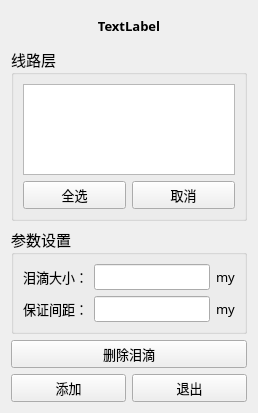
<?xml version="1.0" encoding="UTF-8"?>
<ui version="4.0">
 <class>Form</class>
 <widget class="QWidget" name="Form">
  <property name="geometry">
   <rect>
    <x>0</x>
    <y>0</y>
    <width>258</width>
    <height>413</height>
   </rect>
  </property>
  <property name="font">
   <font>
    <family>微软雅黑</family>
    <pointsize>10</pointsize>
   </font>
  </property>
  <property name="windowTitle">
   <string>添加泪滴</string>
  </property>
  <layout class="QVBoxLayout" name="verticalLayout_3" stretch="0,1,0,0,0">
   <item>
    <widget class="QLabel" name="label_title">
     <property name="minimumSize">
      <size>
       <width>0</width>
       <height>30</height>
      </size>
     </property>
     <property name="font">
      <font>
       <family>微软雅黑</family>
       <pointsize>10</pointsize>
       <weight>75</weight>
       <bold>true</bold>
      </font>
     </property>
     <property name="text">
      <string>TextLabel</string>
     </property>
     <property name="alignment">
      <set>Qt::AlignCenter</set>
     </property>
    </widget>
   </item>
   <item>
    <widget class="QGroupBox" name="groupBox">
     <property name="font">
      <font>
       <family>微软雅黑</family>
       <pointsize>11</pointsize>
      </font>
     </property>
     <property name="title">
      <string>线路层</string>
     </property>
     <layout class="QVBoxLayout" name="verticalLayout">
      <item>
       <widget class="QListWidget" name="listWidget">
        <property name="font">
         <font>
          <family>微软雅黑</family>
          <pointsize>10</pointsize>
         </font>
        </property>
       </widget>
      </item>
      <item>
       <layout class="QHBoxLayout" name="horizontalLayout_2">
        <item>
         <widget class="QPushButton" name="pushButton_selectAll">
          <property name="font">
           <font>
            <family>微软雅黑</family>
            <pointsize>10</pointsize>
           </font>
          </property>
          <property name="cursor">
           <cursorShape>PointingHandCursor</cursorShape>
          </property>
          <property name="text">
           <string>全选</string>
          </property>
         </widget>
        </item>
        <item>
         <widget class="QPushButton" name="pushButton_unselectAll">
          <property name="font">
           <font>
            <family>微软雅黑</family>
            <pointsize>10</pointsize>
           </font>
          </property>
          <property name="cursor">
           <cursorShape>PointingHandCursor</cursorShape>
          </property>
          <property name="text">
           <string>取消</string>
          </property>
         </widget>
        </item>
       </layout>
      </item>
     </layout>
    </widget>
   </item>
   <item>
    <widget class="QGroupBox" name="groupBox_2">
     <property name="font">
      <font>
       <family>微软雅黑</family>
       <pointsize>11</pointsize>
      </font>
     </property>
     <property name="title">
      <string>参数设置</string>
     </property>
     <layout class="QVBoxLayout" name="verticalLayout_2">
      <item>
       <layout class="QHBoxLayout" name="horizontalLayout_3">
        <item>
         <widget class="QLabel" name="label">
          <property name="font">
           <font>
            <family>微软雅黑</family>
            <pointsize>10</pointsize>
           </font>
          </property>
          <property name="text">
           <string>泪滴大小：</string>
          </property>
         </widget>
        </item>
        <item>
         <widget class="QLineEdit" name="lineEdit_size">
          <property name="font">
           <font>
            <family>微软雅黑</family>
            <pointsize>10</pointsize>
           </font>
          </property>
         </widget>
        </item>
        <item>
         <widget class="QLabel" name="label_2">
          <property name="font">
           <font>
            <family>微软雅黑</family>
            <pointsize>10</pointsize>
           </font>
          </property>
          <property name="text">
           <string>my</string>
          </property>
         </widget>
        </item>
       </layout>
      </item>
      <item>
       <layout class="QHBoxLayout" name="horizontalLayout_4">
        <item>
         <widget class="QLabel" name="label_4">
          <property name="font">
           <font>
            <family>微软雅黑</family>
            <pointsize>10</pointsize>
           </font>
          </property>
          <property name="text">
           <string>保证间距：</string>
          </property>
         </widget>
        </item>
        <item>
         <widget class="QLineEdit" name="lineEdit_spacing">
          <property name="font">
           <font>
            <family>微软雅黑</family>
            <pointsize>10</pointsize>
           </font>
          </property>
         </widget>
        </item>
        <item>
         <widget class="QLabel" name="label_3">
          <property name="font">
           <font>
            <family>微软雅黑</family>
            <pointsize>10</pointsize>
           </font>
          </property>
          <property name="text">
           <string>my</string>
          </property>
         </widget>
        </item>
       </layout>
      </item>
     </layout>
    </widget>
   </item>
   <item>
    <widget class="QPushButton" name="pushButton_remove">
     <property name="font">
      <font>
       <family>微软雅黑</family>
       <pointsize>10</pointsize>
       <weight>50</weight>
       <bold>false</bold>
      </font>
     </property>
     <property name="cursor">
      <cursorShape>PointingHandCursor</cursorShape>
     </property>
     <property name="text">
      <string>删除泪滴</string>
     </property>
    </widget>
   </item>
   <item>
    <layout class="QHBoxLayout" name="horizontalLayout">
     <item>
      <widget class="QPushButton" name="pushButton_exec">
       <property name="font">
        <font>
         <family>微软雅黑</family>
         <pointsize>10</pointsize>
         <weight>50</weight>
         <bold>false</bold>
        </font>
       </property>
       <property name="cursor">
        <cursorShape>PointingHandCursor</cursorShape>
       </property>
       <property name="text">
        <string>添加</string>
       </property>
      </widget>
     </item>
     <item>
      <widget class="QPushButton" name="pushButton_exit">
       <property name="font">
        <font>
         <family>微软雅黑</family>
         <pointsize>10</pointsize>
         <weight>50</weight>
         <bold>false</bold>
        </font>
       </property>
       <property name="cursor">
        <cursorShape>PointingHandCursor</cursorShape>
       </property>
       <property name="text">
        <string>退出</string>
       </property>
      </widget>
     </item>
    </layout>
   </item>
  </layout>
 </widget>
 <resources/>
 <connections/>
</ui>
